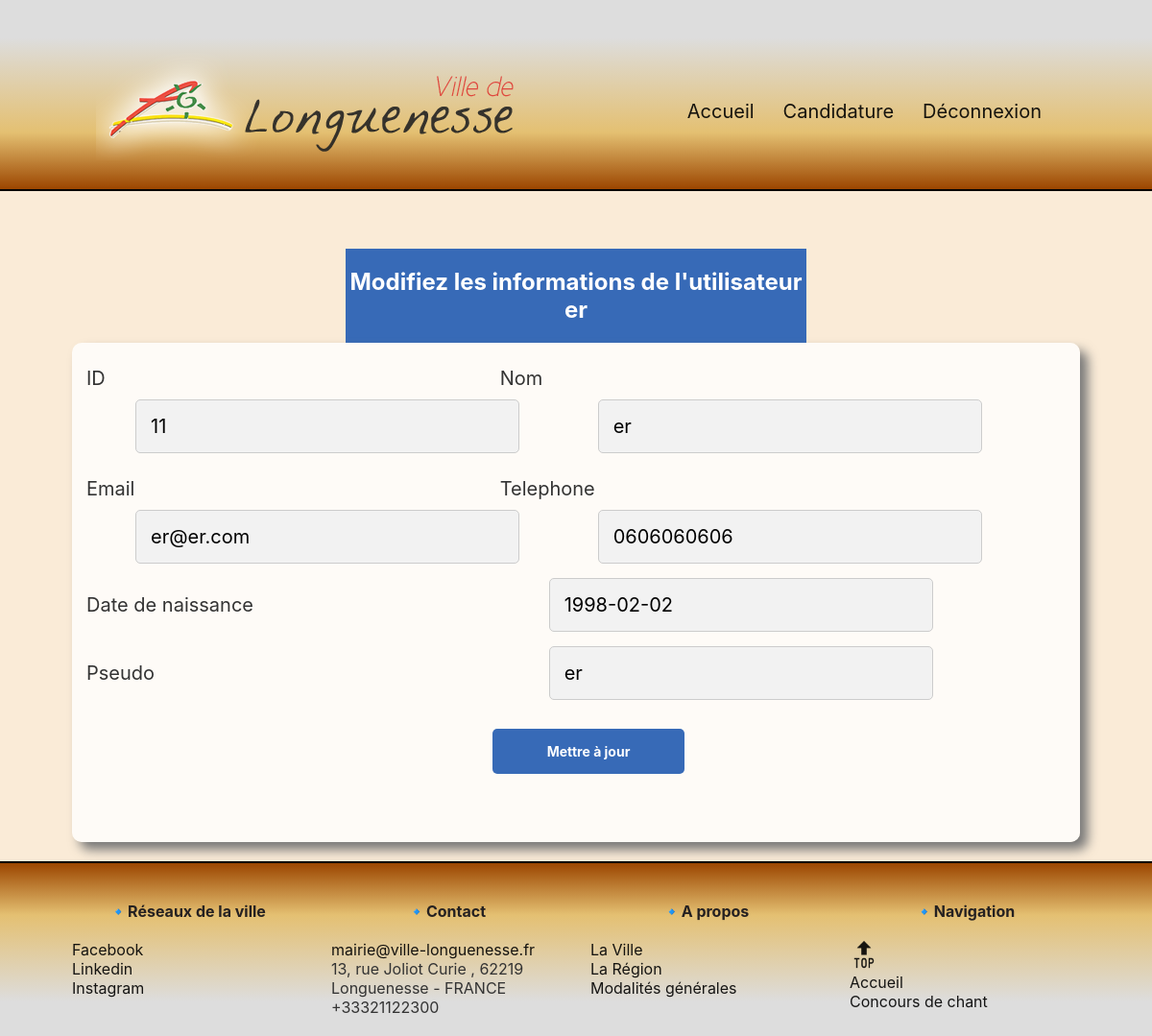
Page /updatebdd.php?id=11 on the committed database.
### tables this page shows
CREATE TABLE `utilisateur` (
  `id` int(11) NOT NULL,
  `nom` varchar(100) NOT NULL,
  `prenom` varchar(100) NOT NULL,
  `dateDeNaissance` date NOT NULL,
  `telephone` varchar(14) NOT NULL,
  `email` varchar(255) NOT NULL,
  `pseudo` varchar(100) NOT NULL,
  `pass` varchar(100) NOT NULL,
  `isAdmin` tinyint(1) NOT NULL,
  `cree_le` timestamp NOT NULL DEFAULT CURRENT_TIMESTAMP
);

### updatebdd.php (the view, shortened to what this page needs)
<?php
include  "config/bdds.php";
if (isset($_GET['id'])) {
    $stmt = $mysqlConnection->prepare('SELECT * FROM utilisateur WHERE id = ?');
    $stmt->execute([$_GET['id']]);
    $Utilisateur = $stmt->fetch(PDO::FETCH_ASSOC);
} else {
    exit('No ID specified!');
}
?>
<!DOCTYPE html>
<html>
<head>
    <link rel="stylesheet" href="style.css">
</head>
<body>
    <?php include_once('header.php'); ?>
    <div class="main">
        <article class="contenu">
<div class="update">
	<h2 class="message">Modifiez les informations de l'utilisateur <?=$Utilisateur['pseudo']?></h2>
    <form action="updatebdd.php?id=<?=$Utilisateur['id']?>" method="post">
        <label for="id" class="form-label">ID</label>
        <label for="nom" class="form-label">Nom</label>
        <input type="text" class="form-input" name="id" placeholder="1" value="<?=$Utilisateur['id']?>" id="id">
        <input type="text" class="form-input" name="nom" placeholder="yoyo grigi" value="<?=$Utilisateur['nom']?>" id="nom">
        <label for="email" class="form-label">Email</label>
        <label for="telephone" class="form-label">Telephone</label>
        <input type="text" class="form-input" name="email" placeholder="vous@example.fr" value="<?=$Utilisateur['email']?>" id="email">
        <input type="text" class="form-input" name="telephone" placeholder="0675281852" value="<?=$Utilisateur['telephone']?>" id="telephone">
        <label for="dateDeNaissance" class="form-label">Date de naissance</label>
        <input type="text" class="form-input" name="dateDeNaissance" placeholder="date de naissance" value="<?=$Utilisateur['dateDeNaissance']?>" id="dateDeNaissance">
        <label for="pseudo"  class="form-label">Pseudo</label>
        <input type="text" class="form-input" name="nom" placeholder="pseudo" value="<?=$Utilisateur['pseudo']?>" id="pseudo">
        <input type="submit" class="form-input" value="Mettre à jour">
    </form>
</div>
<?php include_once('footer.php'); ?>
</body>
</html>

### style.css (style rules this page uses)
* { margin: 0; padding: 0; box-sizing: border-box; font-family: -apple-system, BlinkMacSystemFont, "segoe ui", roboto, oxygen, ubuntu, cantarell, "fira sans", "droid sans", "helvetica neue", Arial, sans-serif; font-size: 1em; -webkit-font-smoothing: antialiased; -moz-osx-font-smoothing: grayscale; }
html { font: normal 16px sans-serif; background-color: #faebd7; }
body { margin:0; color: #333; font-size: 20px; font-family: "Gill Sans", "Gill Sans MT", Calibri, "Trebuchet MS", sans-serif; }
h2 { font-size: 2em; }
.main { margin: 5% 0; padding-left: 0; }
.form-label { padding-left: 30px; }
.form-input { justify-self: center; width: 70%; margin-left: 5%; }
form { margin: 5%; align-items: center; background:rgba(255,255,255,0.8); padding: 10px 60px 40px 60px; border-radius: 10px; box-shadow: 8px 8px 12px #777; min-width: 300px; }
form h2, form h1, h2 { color: #252121; text-align: center; padding: 20px 0px; }
form input { padding: 15px; border: none; border-radius: 5px; background-color: #f2f2f2; outline: none; margin-bottom: 15px; }
.update form { margin: auto; padding: 15px; width: 1050px; height: 520px; }
.update form label { display: inline-flex; width: 400px; padding: 10px 0; margin-right: 25px; }
.update form input { width: 400px; margin-right: 25px; margin-bottom: 15px; border: 1px solid #cccccc; }
.update form input[type="submit"] { display: block; background-color: #376ab7; border: 0; font-weight: bold; font-size: 14px; color: #FFFFFF; cursor: pointer; width: 200px; margin-top: 15px; }
.message { font-size: 24px; text-align: center; background-color: #376ab7; color: white; margin-left: 30%; margin-right: 30%; }

### rows in the picture
utilisateur: pseudo "er", id "11", nom "er", email "er@er.com", telephone "0606060606", dateDeNaissance "1998-02-02"
